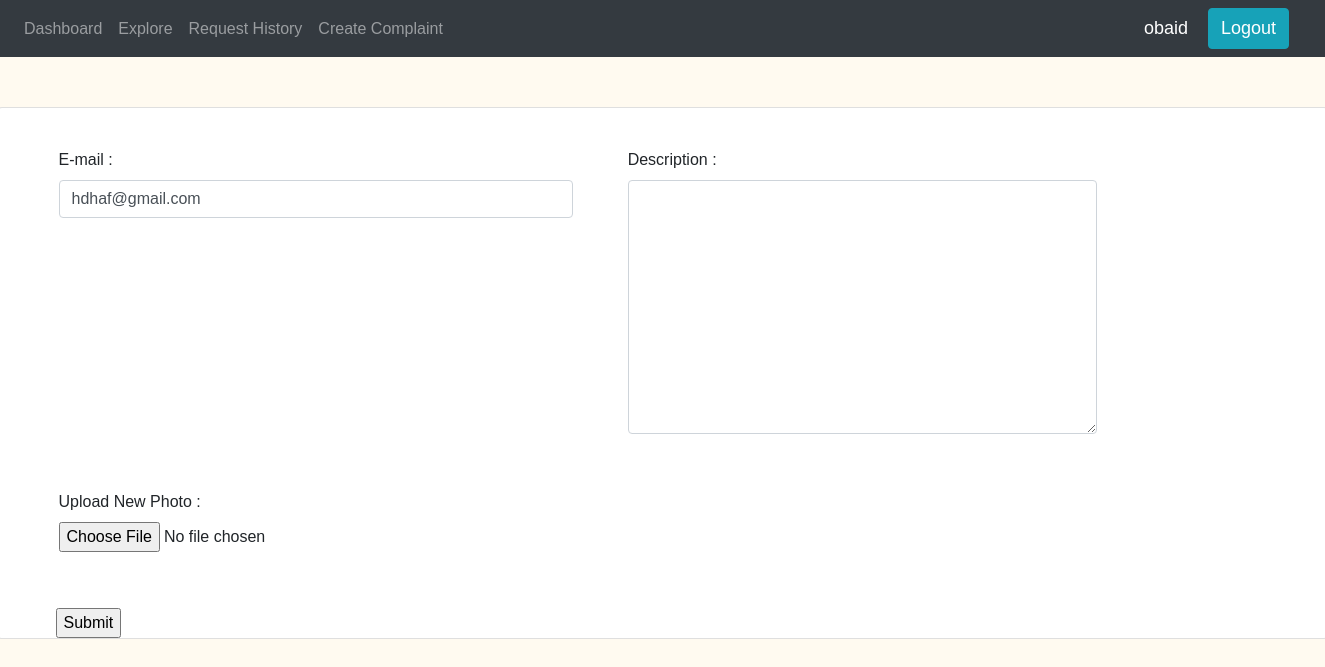
Before: /profile-view/1/edit-profile/ (signed in) with the older database file.
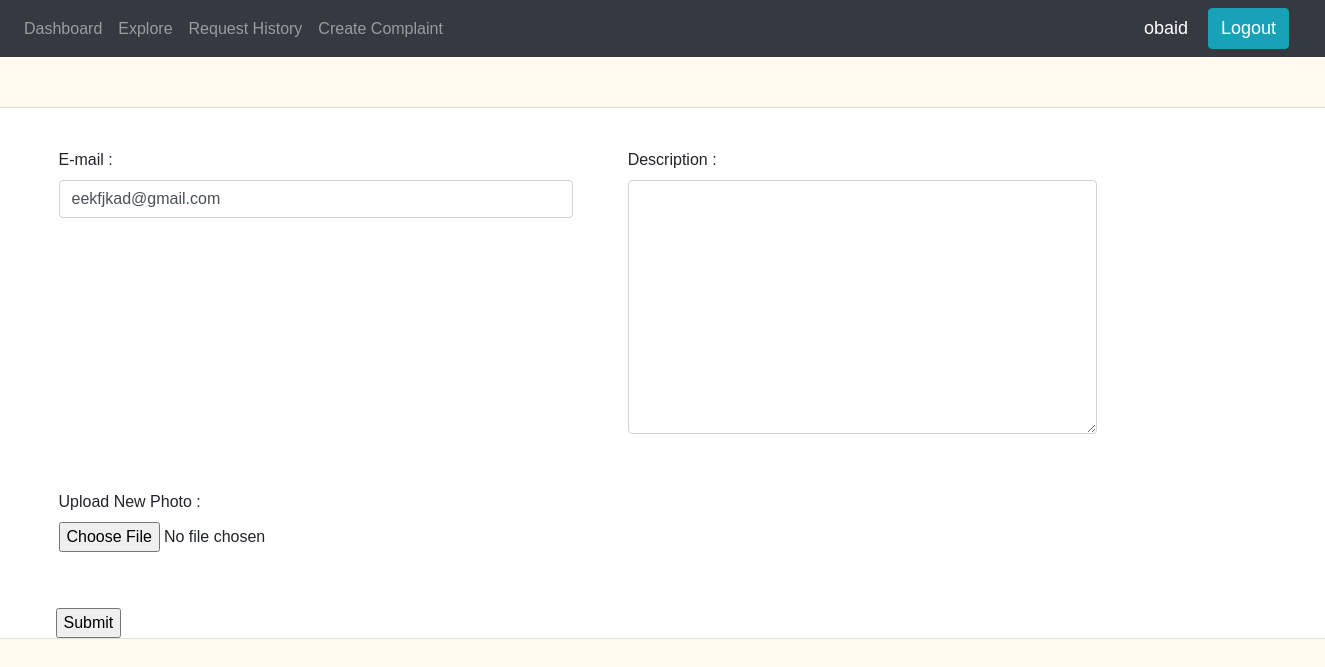
After: the same page with the newer database file.
### accounts/models.py (models this page shows)
class User(AbstractUser):
	role_choices = (
		('Normal user/Victim', 'Normal user/Victim'),
		('NGO/Activist/Mod', 'NGO/Activist/Mod'),
	)
	user_phone = 				models.CharField(max_length = 200, unique = True, null = True, blank = True)
	user_other =  				models.CharField(max_length = 200, null = True, blank = True)
	user_profile_image =  		models.ImageField(null = True, upload_to = 'profiles', default = 'profiles/default-image.jpg')
	user_role = 				models.CharField(max_length = 50, null = True, choices = role_choices)
	user_description = 			models.TextField(null = True, blank = True)

### user_auth/decorators.py (the view)
		def wrapper_func(request, *args, **kwargs):
			if ((request.user.is_authenticated == False and flag == 0) or (request.user.is_authenticated == True and flag == 1)):
				return view_func(request, *args, **kwargs)
			else:
				return redirect('complaints:explore-complaints')

### accounts/forms.py (shortened to what this page needs)
class UpdateUserForm(forms.ModelForm):
	class Meta:
		model = User
		fields = ['email', 'user_description', 'user_profile_image']

### accounts/views.py (called while the page is built)
@login_required(login_url='user_auth:login')
@auth_or_not(1)
def profileEdit(request, current_user_id, user_id = None):
	profile = User.objects.get(username = request.user)
	form = UpdateUserForm()
	if request.method == "POST":
		form = UpdateUserForm(request.POST, request.FILES, instance=profile)
		if form.is_valid():
			form.save()
		return redirect('/')
	context = {'profile':profile, 'form':form}
	return render(request, 'accounts/profile_edit_form.html', context)

### accounts/templates/accounts/profile_edit_form.html (shortened to what this page needs)
{% load static %}
{% load widget_tweaks %}
{% include 'accounts/main.html' %}
{% block content %}
<div class="Card-Block" style="height: 590px; width: 1300px; margin: auto; margin-top: 50px; border: none;">
    <div class="row">
        <div class="card col">
            <form action="" method="POST" enctype="multipart/form-data">
                <div class="form-row" style="margin: 40px 0px 0px 40px;">
                    <div class="form-group col-md-5">
                        <label for="email">E-mail : </label><br>
                        {% render_field form.email class="form-control" name="email" value=profile.email type="text" %}
                    </div>
                    <div class="form-group col-md-5" style="padding-left: 50px;">
                        <label for="user_description">Description : </label><br>
                        {% render_field form.user_description class="form-control" name="user_description" value=profile.user_description type="text" %}
                    </div>
                </div>
                <div class="form-row" style="margin: 40px 0px 0px 40px;">
                    <div class="form-group col-md-5">
                        <label for="user_profile_image">Upload New Photo : </label><br>
                        {% render_field form.user_profile_image name="user_profile_image" value=profile.user_profile_image type="file" %}
                    </div>
                </div>
                <div style="margin: 40px 0px 0px 42px;">
                    <input type="submit" name="submit">
                </div>
            </form>
        </div>
    </div>
</div>
{% endblock %}

### accounts/templates/accounts/navbar.html (shortened to what this page needs)
{% load static %}
<nav class="navbar navbar-expand-lg navbar-dark bg-dark">
    <div class="collapse navbar-collapse" id="navbarText">
    <ul class="navbar-nav mr-auto" id="navItems">
      <li class="nav-item">
      <a class="nav-link" href="">Dashboard</a>
      </li>
      <li class="nav-item">
      <a class="nav-link" href="{% url 'complaints:explore-complaints' %}">Explore</a>
      </li >
      <li class="nav-item">
      <a class="nav-link" href="">Request History</a>
      </li>
      <li class="nav-item">
      <a class="nav-link" href="{% url 'complaints:create-complaint' request.user.id %}">Create Complaint</a>
      </li>
    </ul>
    </div>
    <a href="{% url 'accounts:profile-view' request.user.id %}">
    <span id="nav-msg" style="color: white;">{{request.user}}</span>
    </a>
    <a href="{% url 'user_auth:logout' %}"><span id="nav-msg" class="btn btn-info">Logout</span></a>
</nav>

Changed rows visible on the page:
changed User "obaid": email "hdhaf@gmail.com" → "eekfjkad@gmail.com"
